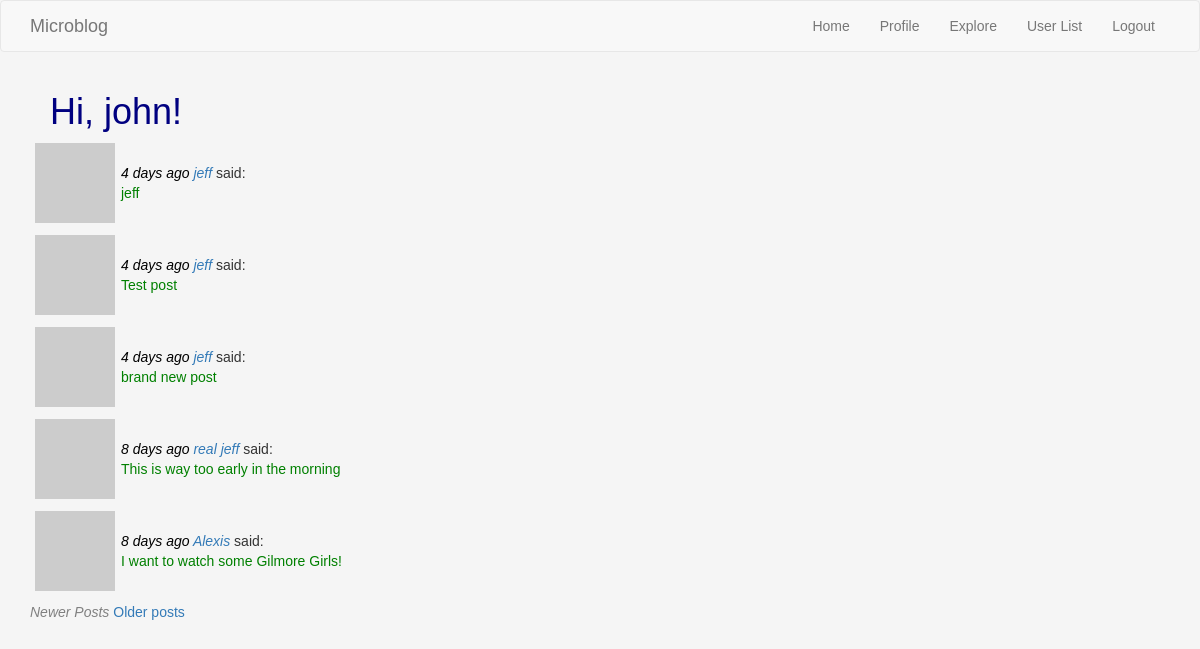
The page /explore (signed in) on the database as committed earlier.
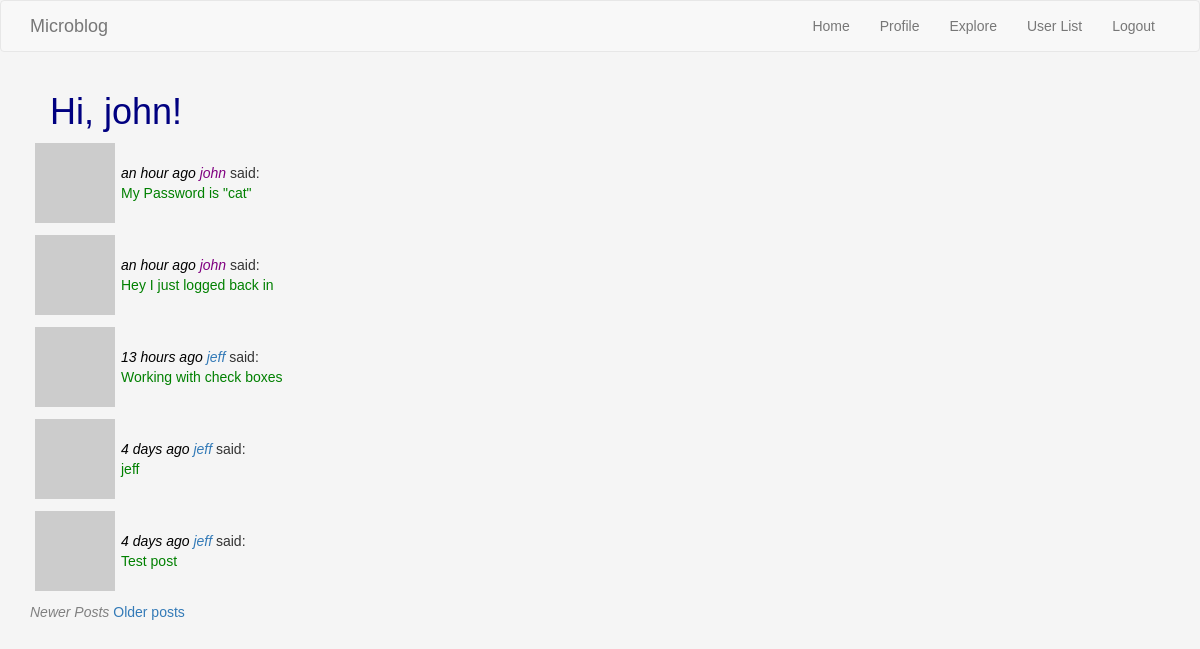
The same page on the database as committed later.
### webapp/models.py (models this page shows, shortened)
class Post(db.Model):
    id = db.Column(db.Integer, primary_key=True)
    body = db.Column(db.String(140))
    timestamp = db.Column(db.DateTime, index=True, default=datetime.utcnow)
    user_id = db.Column(db.Integer, db.ForeignKey('user.id'))

class User(UserMixin, db.Model):
    id = db.Column(db.Integer, primary_key=True)
    username = db.Column(db.String(64), index=True, unique=True)
    email = db.Column(db.String(120), index=True, unique=True)
    password_hash = db.Column(db.String(128))
    posts = db.relationship('Post', backref='author', lazy='dynamic')
    about_me = db.Column(db.String(140))
    last_seen = db.Column(db.DateTime, default=datetime.utcnow)
    followed = db.relationship(
        'User', secondary=followers,
        primaryjoin=(followers.c.follower_id == id),
        secondaryjoin=(followers.c.followed_id == id),
        backref=db.backref('followers', lazy='dynamic'), lazy='dynamic')
    def avatar(self, size):
        digest = md5(self.email.lower().encode('utf-8')).hexdigest()
        return 'https://www.gravatar.com/avatar/{}?d=identicon&s={}'.format(digest, size)

### webapp/routes.py (the view)
@webapp.route('/explore')
@login_required
def explore():
    page = request.args.get('page', 1, type=int)
    posts = Post.query.order_by(Post.timestamp.desc()).paginate(page=page,
                                                                per_page=webapp.config['POSTS_PER_PAGE'],
                                                                error_out=False)
    next_url = url_for('explore', page=posts.next_num) \
        if posts.has_next else None
    prev_url = url_for('explore', page=posts.prev_num) \
        if posts.has_prev else None
    return render_template('index.html',
                           title='Explore',
                           posts=posts,
                           next_url=next_url,
                           prev_url=prev_url)

### webapp/models.py (called while the page is built)
@login.user_loader
def load_user(id):
    return User.query.get(int(id))

### webapp/routes.py (called while the page is built)
@webapp.before_request
def before_request():
    if current_user.is_authenticated:
        current_user.last_seen = datetime.utcnow()
        db.session.commit()

### webapp/templates/index.html (shortened to what this page needs)
{% extends "base.html" %}
{% import 'bootstrap/wtf.html' as wtf %}
{% block app_content %}
    <h1>Hi, {{ current_user.username }}!</h1>
    {% for post in posts %}
    <p>
        {% include '_post.html' %}
    </p>
    {% endfor %}
    {% if prev_url %}
        <a href="{{ prev_url }}">Newer posts</a>
    {% else %}
        <span class="non_active_link">Newer Posts</span>
    {% endif %}
    {% if next_url %}
        <a href="{{ next_url }}">Older posts</a>
    {% else %}
        <span class="non_active_link">Older Posts</span>
    {% endif %}
{% endblock %}

### webapp/templates/_post.html
<table>
    <tr class="blog">
        <td class="blog"><img src="{{ post.author.avatar(36) }}"></td>
        <td class="blog"><span class="blogname">
            <span class="timestamp">{{ moment(post.timestamp).fromNow() }}</span>
            {% if current_user.username != post.author.username %}
            <a href="{{  url_for('user', username=post.author.username) }}"> {{ post.author.username }} </a></span>
            {% else %}
                {{ post.author.username }}
            {% endif %} </span>
            said: <br><span class="blogpost"> {{  post.body }}</span></td>
    </tr>
</table>

Rows that differ between the two databases and show on the page:
no longer on this page (row unchanged): Post: timestamp "4 days ago", author.username "jeff", body "brand new post"
no longer on this page (row unchanged): Post: timestamp "8 days ago", author.username "real jeff", body "This is way too early in the morning"
no longer on this page (row unchanged): Post: timestamp "8 days ago", author.username "Alexis", body "I want to watch some Gilmore Girls!"
added Post: timestamp "an hour ago", author.username "john", body "My Password is \"cat\""
added Post: timestamp "an hour ago", author.username "john", body "Hey I just logged back in"
added Post: timestamp "13 hours ago", author.username "jeff", body "Working with check boxes"
